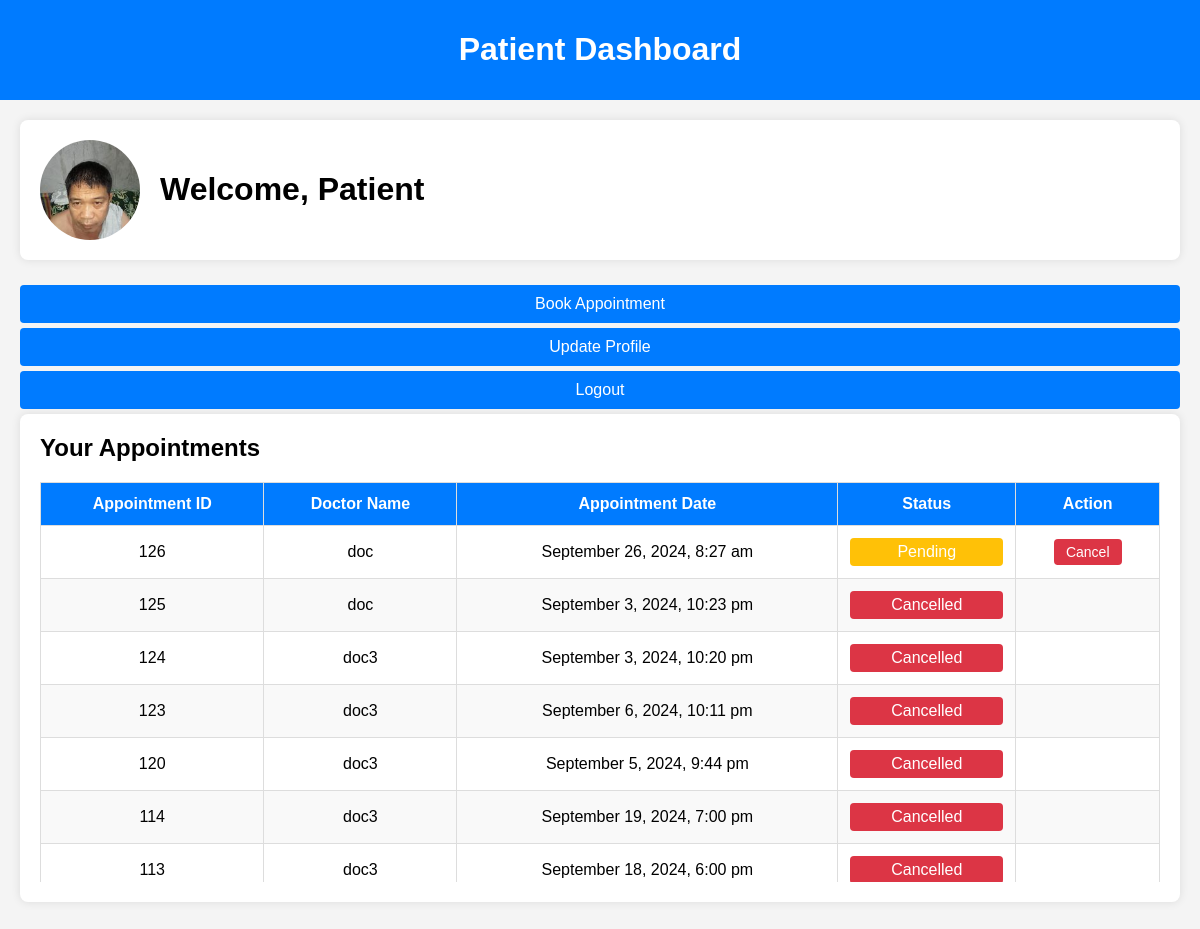
Screenshot of /user/patient_dashboard.php (signed in) with the database file from the repository.
### tables this page shows
CREATE TABLE `users` (
  `id` int(11) NOT NULL,
  `name` varchar(255) NOT NULL,
  `email` varchar(255) NOT NULL,
  `email_verified` tinyint(1) DEFAULT 0,
  `password` varchar(255) NOT NULL,
  `user_type` enum('admin','doctor','patient') NOT NULL,
  `created_at` timestamp NOT NULL DEFAULT current_timestamp(),
  `updated_at` timestamp NOT NULL DEFAULT current_timestamp() ON UPDATE current_timestamp(),
  `image` varchar(255) DEFAULT 'default_images/default.jpg'
);

CREATE TABLE `appointments` (
  `id` int(11) NOT NULL,
  `patient_id` int(11) NOT NULL,
  `doctor_id` int(11) NOT NULL,
  `appointment_date` datetime NOT NULL,
  `status` enum('Pending','Completed','Cancelled','Approved') DEFAULT 'Pending',
  `created_at` timestamp NOT NULL DEFAULT current_timestamp(),
  `updated_at` timestamp NOT NULL DEFAULT current_timestamp() ON UPDATE current_timestamp(),
  `patient_name` varchar(255) DEFAULT NULL,
  `doctor_name` varchar(255) DEFAULT NULL
);

CREATE TABLE `doctors` (
  `id` int(11) NOT NULL,
  `user_id` int(11) NOT NULL,
  `specialization` varchar(255) DEFAULT NULL,
  `availability_schedule` text DEFAULT NULL,
  `created_at` timestamp NOT NULL DEFAULT current_timestamp(),
  `updated_at` timestamp NOT NULL DEFAULT current_timestamp() ON UPDATE current_timestamp(),
  `name` varchar(255) DEFAULT NULL
);

### user/patient_dashboard.php (the view, shortened to what this page needs)
<?php
include '../db.php';
$patient_id = $_SESSION['user_id'];
$stmt = $pdo->prepare("SELECT image FROM users WHERE id = ?");
$stmt->execute([$patient_id]);
$patient = $stmt->fetch();
$profile_image = !empty($patient['image']) ? $patient['image'] : 'default.jpg';
$stmt = $pdo->prepare("
    SELECT a.id AS appointment_id, d.name AS doctor_name, a.appointment_date, a.status
    FROM appointments a
    JOIN doctors d ON a.doctor_id = d.id
    JOIN patients p ON a.patient_id = p.id
    WHERE p.user_id = ?
    ORDER BY a.id DESC
");
$stmt->execute([$patient_id]);
$appointments = $stmt->fetchAll();
?>
<!DOCTYPE html>
<html lang="en">
<head>
</head>
<body>
<div class="navbar">
    <h1>Patient Dashboard</h1>
</div>
<div class="container">
    <div class="profile-card">
        <img src="../uploads/<?php echo htmlspecialchars($profile_image); ?>" alt="Profile Image">
        <div>
            <h1>Welcome, Patient</h1>
        </div>
    </div>
    <div class="dashboard-links">
        <a href="book_appointment.php">Book Appointment</a>
        <a href="update_profile.php">Update Profile</a>
        <a href="../logout.php">Logout</a>
    </div>
    <div class="card">
        <h2>Your Appointments</h2>
        <div class="table-wrapper">
            <table>
                <thead>
                    <tr>
                        <th>Appointment ID</th>
                        <th>Doctor Name</th>
                        <th>Appointment Date</th>
                        <th>Status</th>
                        <th class="action-column">Action</th>
                    </tr>
                </thead>
                <tbody>
                    <?php if (!empty($appointments)): ?>
                        <?php foreach ($appointments as $appointment): ?>
                            <tr>
                                <td><?php echo htmlspecialchars($appointment['appointment_id']); ?></td>
                                <td><?php echo htmlspecialchars($appointment['doctor_name']); ?></td>
                                <td><?php echo htmlspecialchars(date('F j, Y, g:i a', strtotime($appointment['appointment_date']))); ?></td>
                                <td><span class="status <?php echo htmlspecialchars($appointment['status']); ?>"><?php echo htmlspecialchars($appointment['status']); ?></span></td>
                                <td class="action-column">
                                    <?php if ($appointment['status'] === 'Pending'): ?>
                                        <button class="action-button cancel-btn" data-id="<?php echo htmlspecialchars($appointment['appointment_id']); ?>">Cancel</button>
                                    <?php endif; ?>
                                </td>
                            </tr>
                        <?php endforeach; ?>
                    <?php else: ?>
                        <tr>
                            <td colspan="5" style="text-align: center;">No appointments found.</td>
                        </tr>
                    <?php endif; ?>
                </tbody>
            </table>
        </div>
    </div>
</div>
</body>
</html>

### user/patient_dashboard.php (style rules this page uses)
body { font-family: Arial, sans-serif; background-color: #f4f4f4; margin: 0; padding: 0; }
.navbar { background-color: #007bff; padding: 10px; color: white; text-align: center; }
.container { padding: 20px; max-width: 1200px; margin: 0 auto; display: flex; flex-direction: column; }
.profile-card { display: flex; align-items: center; background: #fff; padding: 20px; border-radius: 8px; box-shadow: 0 0 10px rgba(0, 0, 0, 0.1); margin-bottom: 20px; }
.profile-card img { border-radius: 50%; width: 100px; height: 100px; object-fit: cover; margin-right: 20px; }
.profile-card h1 { margin: 0; }
.card { background: #fff; padding: 20px; border-radius: 8px; box-shadow: 0 0 10px rgba(0, 0, 0, 0.1); margin-bottom: 20px; }
.card h2 { margin-top: 0; }
.dashboard-links a { display: block; padding: 10px; margin: 5px 0; background: #007bff; color: white; text-decoration: none; border-radius: 4px; text-align: center; }
.table-wrapper { margin-top: 20px; max-height: 400px; overflow-y: auto; }
table { width: 100%; border-collapse: collapse; border: 1px solid #ddd; }
th, td { padding: 12px; text-align: center; border: 1px solid #ddd; }
th { background-color: #007bff; color: white; font-weight: bold; }
tr:nth-child(even) { background-color: #f9f9f9; }
.status { display: flex; align-items: center; justify-content: center; padding: 5px; border-radius: 4px; color: white; min-width: 80px; }
.status.Pending { background-color: #ffc107; }
.status.Cancelled { background-color: #dc3545; }
.action-button { background-color: #dc3545; color: white; border: none; padding: 5px 12px; border-radius: 4px; cursor: pointer; font-size: 14px; text-align: center; }

### rows the page displays
users: image (picture)
appointments: id "126", doctor.name "doc", appointment_date "September 26, 2024, 8:27 am", status "Pending"
appointments: id "125", doctor.name "doc", appointment_date "September 3, 2024, 10:23 pm", status "Cancelled"
appointments: id "124", doctor.name "doc3", appointment_date "September 3, 2024, 10:20 pm", status "Cancelled"
appointments: id "123", doctor.name "doc3", appointment_date "September 6, 2024, 10:11 pm", status "Cancelled"
appointments: id "120", doctor.name "doc3", appointment_date "September 5, 2024, 9:44 pm", status "Cancelled"
appointments: id "114", doctor.name "doc3", appointment_date "September 19, 2024, 7:00 pm", status "Cancelled"
appointments: id "113", doctor.name "doc3", appointment_date "September 18, 2024, 6:00 pm", status "Cancelled"
